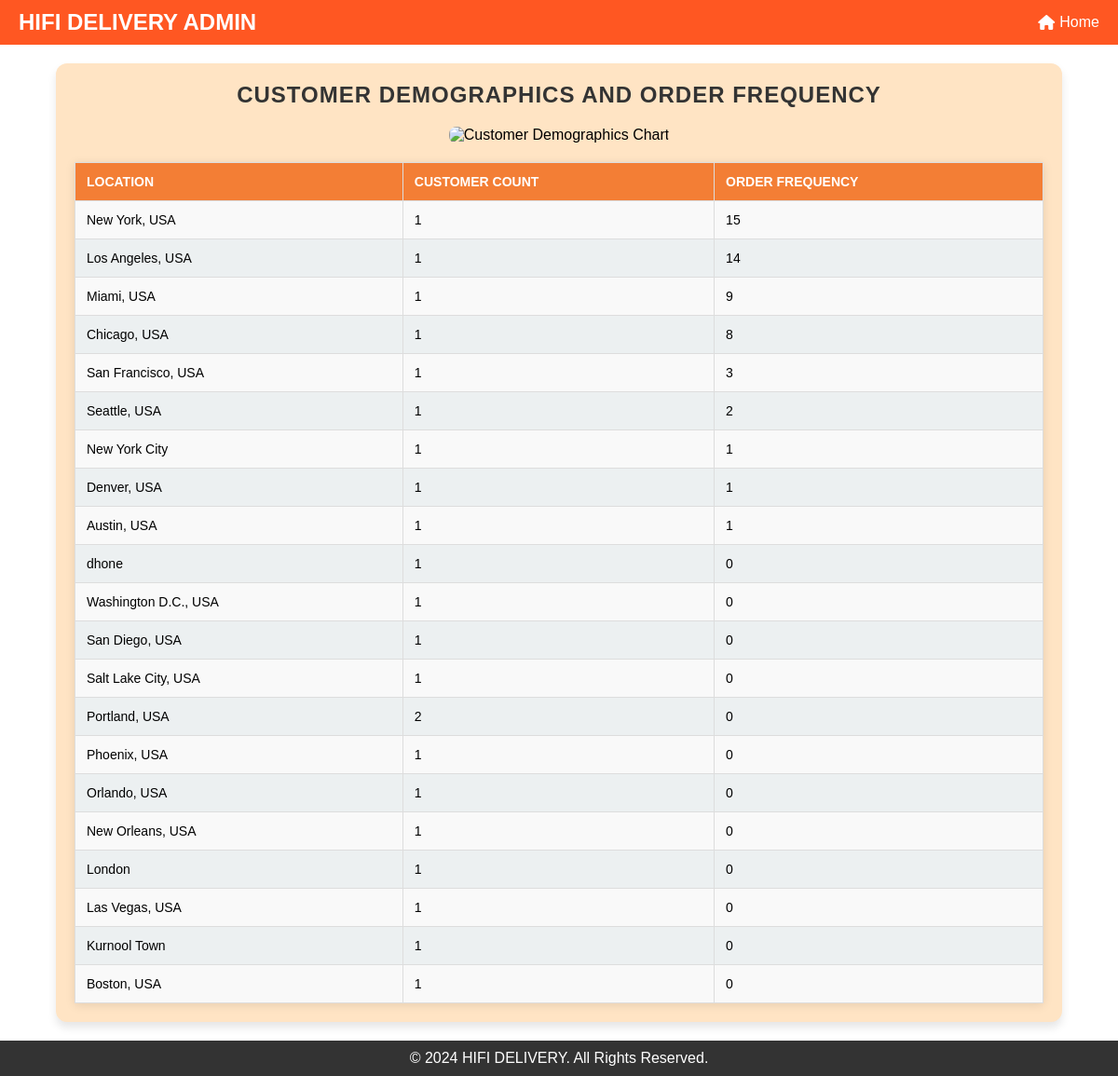
Page /customer_demographics on the committed database.
### tables this page shows
CREATE TABLE "users" (
	"id"	INTEGER,
	"username"	TEXT NOT NULL UNIQUE,
	"email"	TEXT NOT NULL UNIQUE,
	"password"	TEXT NOT NULL,
	"role"	TEXT NOT NULL,
	"location"	TEXT,
	"contact"	TEXT,
	"approved"	INTEGER NOT NULL DEFAULT 0,
	PRIMARY KEY("id" AUTOINCREMENT)
);

### mergedapp.py (the view)
@app.route('/customer_demographics', methods=['GET'])
def customer_demographics():
    try:
        with get_db_connection() as conn:
            cursor = conn.cursor()
            cursor.execute('''
                SELECT
                    location,
                    COUNT(DISTINCT id) AS customer_count,
                    COUNT(o.orderId) AS order_frequency
                FROM users u
                LEFT JOIN Orders_Analysis o ON u.username = o.customerName
                WHERE u.role = 'customer'
                GROUP BY location
                ORDER BY order_frequency DESC
            ''')
            demographics_data = [
                {"location": row["location"], "customer_count": row["customer_count"], "order_frequency": row["order_frequency"]}
                for row in cursor.fetchall()
            ]
        locations = [row['location'] for row in demographics_data]
        customer_counts = [row['customer_count'] for row in demographics_data]
        order_frequencies = [row['order_frequency'] for row in demographics_data]
        fig, ax = plt.subplots(figsize=(10, 6))
        bar_width = 0.4
        index = range(len(locations))
        ax.bar(index, customer_counts, bar_width, label='Customer Count', color='skyblue')
        ax.bar([i + bar_width for i in index], order_frequencies, bar_width, label='Order Frequency', color='orange')
        ax.set_xlabel('Locations', fontsize=12)
        ax.set_ylabel('Count', fontsize=12)
        ax.set_title('Customer Demographics and Order Frequency by Location', fontsize=14)
        ax.set_xticks([i + bar_width / 2 for i in index])
        ax.set_xticklabels(locations, rotation=45, ha='right', fontsize=10)
        ax.legend()
        chart_filename = f"customer_demographics_chart_{datetime.now().strftime('%Y%m%d%H%M%S')}.png"
        chart_path = os.path.join(app.config['IMAGE_FOLDER'], chart_filename)
        plt.tight_layout()
        plt.savefig(chart_path)
        plt.close()
    except sqlite3.Error as e:
        flash(f"Database error: {e}", "danger")
        demographics_data = []
        chart_filename = None
    return render_template('customerdemographics.html', demographics_data=demographics_data, chart_filename=chart_filename)

### mergedapp.py (called while the page is built)
def get_db_connection():
    conn = sqlite3.connect(DATABASE)  # Timeout to avoid lock
    conn.row_factory = sqlite3.Row
    return conn

### templates/customerdemographics.html (shortened to what this page needs)
<!DOCTYPE html>
<html lang="en">
<head>
    <link href="https://cdnjs.cloudflare.com/ajax/libs/font-awesome/6.5.0/css/all.min.css" rel="stylesheet">
</head>
<body>
    <header>
        <div class="logo">HIFI DELIVERY ADMIN</div>
        <nav>
            <ul>
                <li><a href="{{ url_for('admin') }}"><i class="fa-solid fa-house"></i> Home</a></li>
            </ul>
        </nav>
    </header>
    <main>
        <section class="table-container">
            <h1>Customer Demographics and Order Frequency</h1>
            {% if chart_filename %}
            <div style="text-align: center; margin-bottom: 20px;">
                <img src="{{ url_for('static', filename='images/' + chart_filename) }}" alt="Customer Demographics Chart" style="max-width: 100%; height: auto; border-radius: 8px;">
            </div>
            {% endif %}
            <table>
                <thead>
                    <tr>
                        <th>Location</th>
                        <th>Customer Count</th>
                        <th>Order Frequency</th>
                    </tr>
                </thead>
                <tbody>
                    {% for row in demographics_data %}
                    <tr>
                        <td>{{ row['location'] }}</td>
                        <td>{{ row['customer_count'] }}</td>
                        <td>{{ row['order_frequency'] }}</td>
                    </tr>
                    {% endfor %}
                </tbody>
            </table>
        </section>
    </main>
    <footer>
        <p>&copy; 2024 HIFI DELIVERY. All Rights Reserved.</p>
    </footer>
</body>
</html>

### templates/customerdemographics.html (style rules this page uses)
* { margin: 0; padding: 0; box-sizing: border-box; font-family: Arial, sans-serif; }
body { display: flex; flex-direction: column; min-height: 100vh; margin: 0; }
main { flex: 1; }
footer { background-color: #333; color: white; text-align: center; padding: 10px 0; }
header { background: #ff5722; color: white; padding: 10px 20px; display: flex; justify-content: space-between; align-items: center; flex-wrap: wrap; }
header .logo { font-size: 1.5rem; font-weight: bold; }
header nav ul { list-style: none; display: flex; gap: 15px; flex-wrap: wrap; }
header nav ul li a { color: white; text-decoration: none; display: flex; align-items: center; }
header nav ul li a i { margin-right: 5px; }
.table-container { background-color: #ffe4c4; padding: 20px; border-radius: 12px; box-shadow: 0 6px 10px rgba(0, 0, 0, 0.1); margin: 20px auto; width: 90%; max-width: 1100px; }
h1 { font-family: 'Arial', sans-serif; font-size: 24px; font-weight: bold; color: #333; text-align: center; text-transform: uppercase; letter-spacing: 1px; margin-bottom: 20px; }
table { width: 100%; border-collapse: collapse; background-color: #fff; box-shadow: 0 2px 10px rgba(0, 0, 0, 0.1); }
th, td { border: 1px solid #ddd; padding: 12px; text-align: left; font-size: 14px; }
th { background-color: rgb(243, 126, 53); color: #fff; text-transform: uppercase; }
td { background-color: #f9f9f9; }
tr:nth-child(even) td { background-color: #ecf0f1; }

### rows in the picture
users: location "New York, USA", customer_count "1", order_frequency "15"
users: location "Los Angeles, USA", customer_count "1", order_frequency "14"
users: location "Miami, USA", customer_count "1", order_frequency "9"
users: location "Chicago, USA", customer_count "1", order_frequency "8"
users: location "San Francisco, USA", customer_count "1", order_frequency "3"
users: location "Seattle, USA", customer_count "1", order_frequency "2"
users: location "New York City", customer_count "1", order_frequency "1"
users: location "Denver, USA", customer_count "1", order_frequency "1"
users: location "Austin, USA", customer_count "1", order_frequency "1"
users: location "dhone", customer_count "1", order_frequency "0"
users: location "Washington D.C., USA", customer_count "1", order_frequency "0"
users: location "San Diego, USA", customer_count "1", order_frequency "0"
users: location "Salt Lake City, USA", customer_count "1", order_frequency "0"
users: location "Phoenix, USA", customer_count "1", order_frequency "0"
users: location "Orlando, USA", customer_count "1", order_frequency "0"
users: location "New Orleans, USA", customer_count "1", order_frequency "0"
users: location "London", customer_count "1", order_frequency "0"
users: location "Las Vegas, USA", customer_count "1", order_frequency "0"
users: location "Kurnool Town", customer_count "1", order_frequency "0"
users: location "Boston, USA", customer_count "1", order_frequency "0"

### other values in the picture
{{ row['location'] }} "Portland, USA"
{{ row['customer_count'] }} "2"
{{ row['order_frequency'] }} "0"
